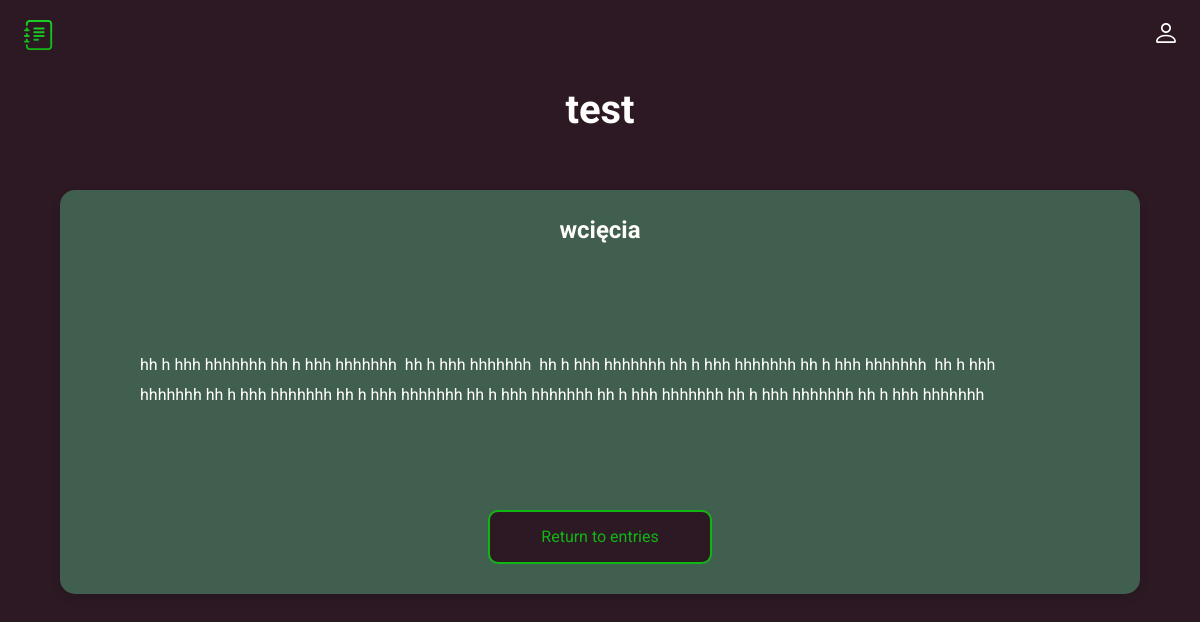
The page /card/2 on the database its author committed.
### main.py (models this page shows, shortened)
class Card(db.Model):
    id = db.Column(db.Integer, primary_key=True)
    title = db.Column(db.String(100), nullable=False)
    subtitle = db.Column(db.String(300), nullable=False)
    text = db.Column(db.Text, nullable=False)

### main.py (the view)
@app.route('/card/<int:id>')
def card(id):
    card = Card.query.get(id)
    return render_template('card.html', card=card)

### templates/card.html (shortened to what this page needs)
<!doctype html>
<html lang="en">
<head>
  <link rel="stylesheet" href="../static/css/style.css">
</head>
<body>
  <header class="header">
    <img src="../static/img/logo.svg" alt="logo" width="30" height="30">
    <ul class="main-list">
        <li class="list__item">
          <a href="">
            <img src="../static/img/login.svg" alt="login" width="20" height="20">
          </a>
    </ul>
  </header>
  <main class="main">
    {% block content %}
    <h1 class="main__title">{{card.title}}</h1>
    <div class="main__block">
      <h2 class="main__subtitle">{{card.subtitle}}</h2>
      <div class="main__text">
      <p>{{card.text}}</p>
      </div>
      <a class="main__link" href="/index">Return to entries</a>
    </div>
  </main>
  {% endblock %}
</body>
</html>

### static/css/style.css (style rules this page uses)
body { margin: 0; padding: 0; font-family: 'Roboto', sans-serif; font-size: 16px; line-height: 20px; background-color: #2C1924; color: #FFFEFC; }
h1, h2, p { margin: 0; }
img { object-fit: contain; }
a { text-decoration: none; color: inherit; transition: 0.2s; }
ul { list-style: none; margin: 0; padding: 0; }
.header { display: flex; justify-content: space-between; align-items: center; padding: 20px 2%; margin-bottom: 30px; }
.main-list { display: flex; align-items: center; gap: 20px; }
.main__title { font-size: 40px; text-align: center; margin-bottom: 70px; }
.main { padding: 0 5%; }
.main__block { background: #415F4F; border-radius: 15px; box-shadow: 0px 4px 10px rgba(0, 0, 0, 0.1); padding: 30px 80px; display: flex; flex-direction: column; align-items: center; }
.main__subtitle { text-align: center; margin-bottom: 50px; }
.main__text { line-height: 30px; margin-bottom: 40px; white-space: pre-wrap; align-self: flex-start; }
.main__link { display: block; border: 2px solid #11B615; background: #2C1924; border-radius: 10px; color: #11B615; padding: 15px 10px; font: inherit; width: 200px; text-align: center; cursor: pointer; transition: 0.2s; }

### rows shown on the page
Card: title "test", subtitle "wcięcia", text "hh h hhh hhhhhhh hh h hhh hhhhhhh hh h hhh hhhhhhh hh h hhh hhhhhhh hh h hhh hhhhhhh hh h hhh hhhhhhh hh h hhh hhhhhhh hh h hhh hhhhhhh hh h hhh hhhhhhh hh h hhh hhhhhhh hh h hhh hhhhhhh hh h hhh hhhhhhh hh h hhh hhhhhhh"
